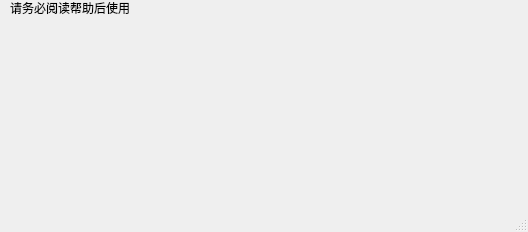
<?xml version="1.0" encoding="UTF-8"?>
<ui version="4.0">
 <class>MainWindow</class>
 <widget class="QMainWindow" name="MainWindow">
  <property name="geometry">
   <rect>
    <x>0</x>
    <y>0</y>
    <width>528</width>
    <height>232</height>
   </rect>
  </property>
  <property name="windowTitle">
   <string>MainWindow</string>
  </property>
  <widget class="QWidget" name="centralwidget">
   <widget class="QLabel" name="label">
    <property name="geometry">
     <rect>
      <x>10</x>
      <y>0</y>
      <width>161</width>
      <height>16</height>
     </rect>
    </property>
    <property name="text">
     <string>请务必阅读帮助后使用</string>
    </property>
   </widget>
  </widget>
  <widget class="QMenuBar" name="menubar">
   <property name="geometry">
    <rect>
     <x>0</x>
     <y>0</y>
     <width>528</width>
     <height>26</height>
    </rect>
   </property>
  </widget>
  <widget class="QStatusBar" name="statusbar"/>
 </widget>
 <resources/>
 <connections/>
</ui>
